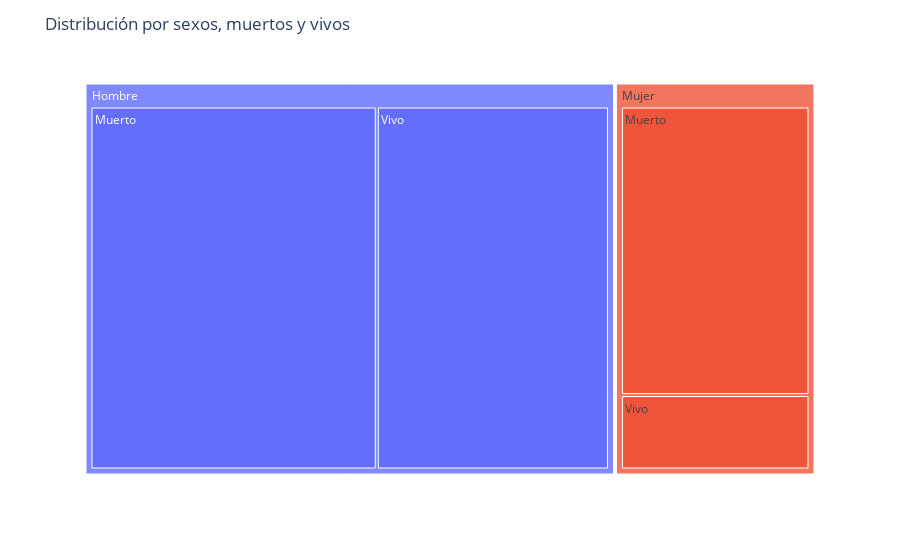

Source (notebook cell):
### Code cell
import plotly.express as px
import pandas as pd
data = {
    'Sexo': ['Hombre', 'Mujer', 'Hombre', 'Mujer'],
    'Estado': ['Muerto', 'Muerto', 'Vivo', 'Vivo'],
    'Cantidad': [total_male, total_female, numero_male_died, numero_female_died, ]
}

df = pd.DataFrame(data)

# Crear el treemap
fig = px.treemap(df, path=['Sexo', 'Estado'], values='Cantidad')

# Configurar el título del gráfico
fig.update_layout(title='Distribución por sexos, muertos y vivos')

# Mostrar el treemap
fig.show()

### Figure 1 — Plotly figure (JSON) as saved in the notebook; plotly's stock layout.template omitted (floating-point values rounded to 4 significant figures)
{"data": [{"branchvalues": "total", "domain": {"x": [0, 1], "y": [0, 1]}, "hovertemplate": "labels=%{label}<br>Cantidad=%{value}<br>parent=%{parent}<br>id=%{id}<extra></extra>", "ids": ["Hombre/Muerto", "Mujer/Muerto", "Hombre/Vivo", "Mujer/Vivo", "Hombre", "Mujer"], "labels": ["Muerto", "Muerto", "Vivo", "Vivo", "Hombre", "Mujer"], "name": "", "parents": ["Hombre", "Mujer", "Hombre", "Mujer", "", ""], "type": "treemap", "values": [577, 314, 468, 81, 1045, 395]}], "layout": {"legend": {"tracegroupgap": 0}, "margin": {"t": 60}, "title": {"text": "Distribución por sexos, muertos y vivos"}}}
